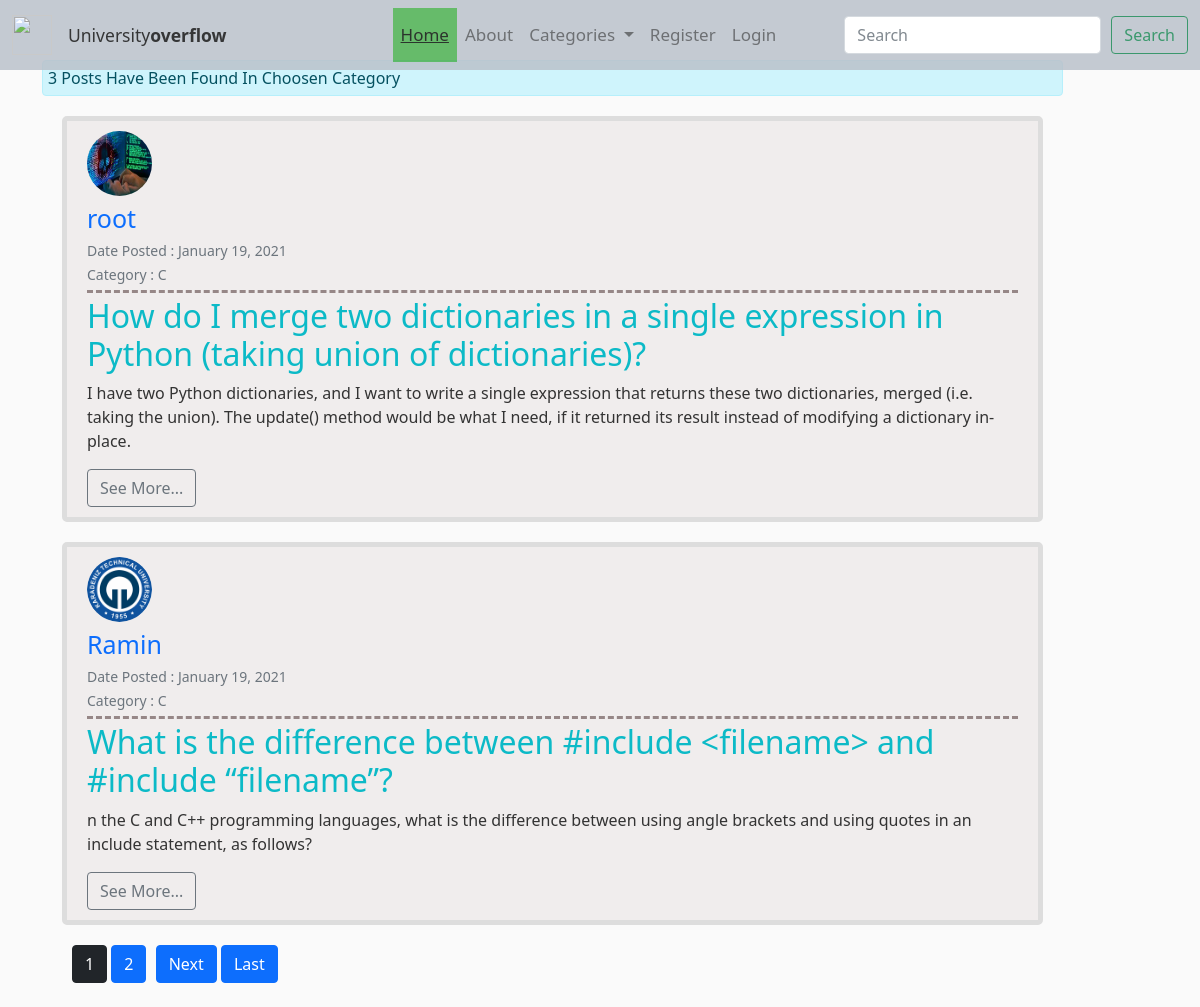
The page /category/C on the database its author committed.
### blog/models.py (models this page shows, shortened)
class Post(models.Model):
    author = models.ForeignKey(User, on_delete=models.CASCADE)
    title = models.CharField(max_length=150)
    date_posted = models.DateTimeField(default=timezone.now)
    last_modified = models.DateTimeField(auto_now=True)
    category = models.CharField(max_length=150)
    snippet = models.CharField(max_length=500)
    body = models.TextField()
    like = models.ManyToManyField(User, blank=True, related_name="likes")
    dislike = models.ManyToManyField(User, blank=True, related_name="dislikes")
    objects = BlogPostManager()

### user/models.py (models this page shows, shortened)
class Profile(models.Model):
    user = models.OneToOneField(User, on_delete=models.CASCADE)
    bio = models.TextField(blank=True, null=True)
    image = models.ImageField(default='default.jpg', upload_to="profile_img")
    education = models.CharField(max_length=255, blank=True, null=True)
    website_url = models.CharField(max_length=255, blank=True, null=True)
    linkin_url = models.CharField(max_length=255, blank=True, null=True)
    facebook_url = models.CharField(max_length=255, blank=True, null=True)

### blog/views.py (the view)
# urls.py: path('category/<str:cat>', CategoryView.as_view(), name="blog-category"),
class CategoryView(UserPassesTestMixin, ListView):
    model = Post
    template_name = "blog/categories.html"
    ordering = ["-date_posted"]
    paginate_by = 2
    def test_func(self):
        if (Category.objects.filter(name=self.kwargs.get('cat')).exists()):
            return True
        return False
    def get_context_data(self, *args, **kwargs):
        context = super(CategoryView, self).get_context_data(*args, **kwargs)
        posts = Post.objects.filter(category=self.kwargs.get('cat'))
        num_posts = posts.count()
        paginator = Paginator(posts, self.paginate_by)
        page = self.request.GET.get('page')
        try:
            posts = paginator.page(page)
        except PageNotAnInteger:
            posts = paginator.page(1)
        except EmptyPage:
            posts = paginator.page(paginator.num_pages)
        context['page_obj'] = posts
        context['num_posts'] = num_posts
        return context

### blog/custom_context_processor.py (called while the page is built)
def subject_renderer(request):
    return {
       'all_categories': Category.objects.all(),
    }

### blog/models.py (called while the page is built)
    def get_queryset(self):
        return BlogPostQuerySet(self.model, using=self._db)

    def __str__(self):
        return self.name

### blog/templates/blog/categories.html (shortened to what this page needs)
{% extends 'blog/base.html' %}
{% block content %}
    <div class="alert alert-info" style="padding: 5px;">{{num_posts}} Post{{ num_posts|pluralize }} Have Been Found In Choosen Category</div>
    {% for post in page_obj %}
        <article class="media content-section">
            <a href="{% url 'post-detail' post.id %}"><img class="rounded-circle article-img" src="{{ post.author.profile.image.url }}" ></a>
            <div class="media-body">
            <div class="article-metadata">
                <a class="" style="text-decoration: none; font-size: 25px;" href="{% url 'user-profile' post.author.username %}">{{ post.author }}</a>
                <br>
                <small class="text-muted">Date Posted : {{ post.date_posted | date:"F d, Y" }}</small><br>
                <small class="text-muted">Category : {{ post.category }}</small>
            </div>
            <h2><a class="article-title" href="{% url 'post-detail' post.id %}">{{ post.title }}</a></h2>
            <div>
                <p class="article-content">{{ post.snippet | slice:500 }}</p>
            </div>
            </div>
            <a href="{% url 'post-detail' post.id %}" class="btn btn-outline-secondary">See More...</a>
        </article>
    {% endfor %}
    <div style="margin-left: 30px;">
    {% if is_paginated %}
        {% for page in page_obj.paginator.page_range %}
            {% if page == page_obj.number %}
                <a class="btn btn-dark  mb-4" href="?page={{page}}">{{page}}</a>
            {% elif page > page_obj.number|add:"-4" and page < page_obj.number|add:"4" %}
                <a class="btn btn-primary mb-4" href="?page={{page}}">{{page}}</a>
            {% endif %}
        {% endfor %}
        {% if page_obj.has_next %}
            <a class="btn btn-primary mb-4" style="margin-left: 5px;" href="?page={{ page_obj.next_page_number }}">Next</a>
            <a class="btn btn-primary mb-4" href="?page={{ page_obj.paginator.num_pages }}">Last</a>
        {% endif %}
    {% endif %}
    </div>
{% endblock content %}

### blog/static/blog/style.css (style rules this page uses)
body { background: #fafafa; color: #333333; }
h1, h2, h3, h4, h5, h6 { color: #444444; }
.content-section { background: #f0eded; padding: 10px 20px; border: 5px solid #dddddd; border-radius: 5px; margin: 20px; }
.article-title { color: #0cbac7; text-decoration: none; }
.article-content { white-space: pre-line; }
.article-img { height: 65px; width: 65px; margin-right: 16px; }
.article-metadata { padding-bottom: 4px; margin-bottom: 4px; margin-top: 4px; border-bottom: 3px dashed #968787 }

### rows shown on the page
Post: author.profile.image (picture), author "root", date_posted "January 19, 2021", category "C", title "How do I merge two dictionaries in a single expression in Python (taking union of dictionaries)?", snippet "I have two Python dictionaries, and I want to write a single expression that returns these two dictionaries, merged (i.e. taking the union). The update() method would be what I need, if it returned its result instead of modifying a dictionary in-place."
Post: author.profile.image (picture), author "Ramin", date_posted "January 19, 2021", category "C", title "What is the difference between #include <filename> and #include “filename”?", snippet "n the C and C++ programming languages, what is the difference between using angle brackets and using quotes in an include statement, as follows?"

### other values the page prints
{{ num_posts }} "3"
{{ page }} "1"
{{ page }} "2"
